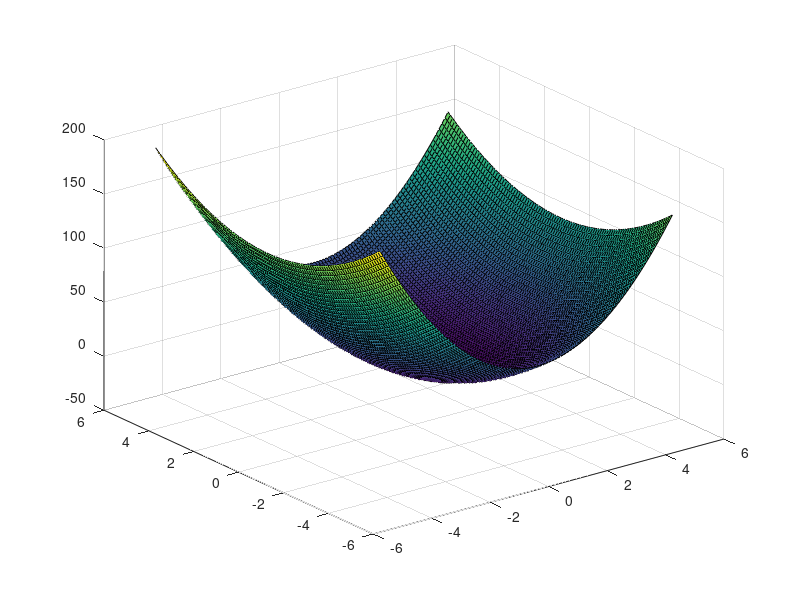

Here is the MATLAB script that generated this plot:
function CP_6_6_v2
    % general line search routine
    x0 = [1;-2];
    s = [-1; 2];
    [x, alpha] = LineSearch(@test, x0, s);
    disp(x);
    test(x)



    % Define the range for x1 and x2
    x1 = linspace(-5, 5, 100);  % Adjust the range as needed
    x2 = linspace(-5, 5, 100);  % Adjust the range as needed
    
    % Create a grid of points
    [X1, X2] = meshgrid(x1, x2);
    
    % Calculate the function values at each point
    Y = 5 * X1.^2 + 2 * X2.^2 - X1.*4;
    
    % Plot the surface
    surf(X1, X2, Y);
    hold on;
    plot3(x0(1), x0(2), test([x0(1), x0(2)]), 'r*', 'MarkerSize', 10);
    plot3(x(1), x(2), test([x(1), x(2)]), 'r*', 'MarkerSize', 10);



    hold off;

end

function [x_new, alpha] = LineSearch(f, x, s)
    % min_alpha f(x+alpha*s)
    k = 0;
    maxits = 10;
    f0 = phi(0, f, x, s);
    alpha = 1;
    f1 = phi(alpha, f, x, s);
    while f1 > f0 && k < maxits
        k = k + 1;
        alpha = alpha / 2;
        f1 = phi(alpha, f, x, s);
    end

    options = optimset('TolX', 1e-6, 'MaxIter', 50);
    alpha = fminbnd(@(alpha) phi(alpha, f, x, s), 0, 2 * alpha, options);
    x_new = x + alpha * s;
end

function [val] = phi(alpha, fun, x, s)
    val = feval(fun, x + alpha * s);
end

function [y] = test(x)
    y = 5 * x(1)^2 + 2 * x(2)^2 - x(1)^4;
end
